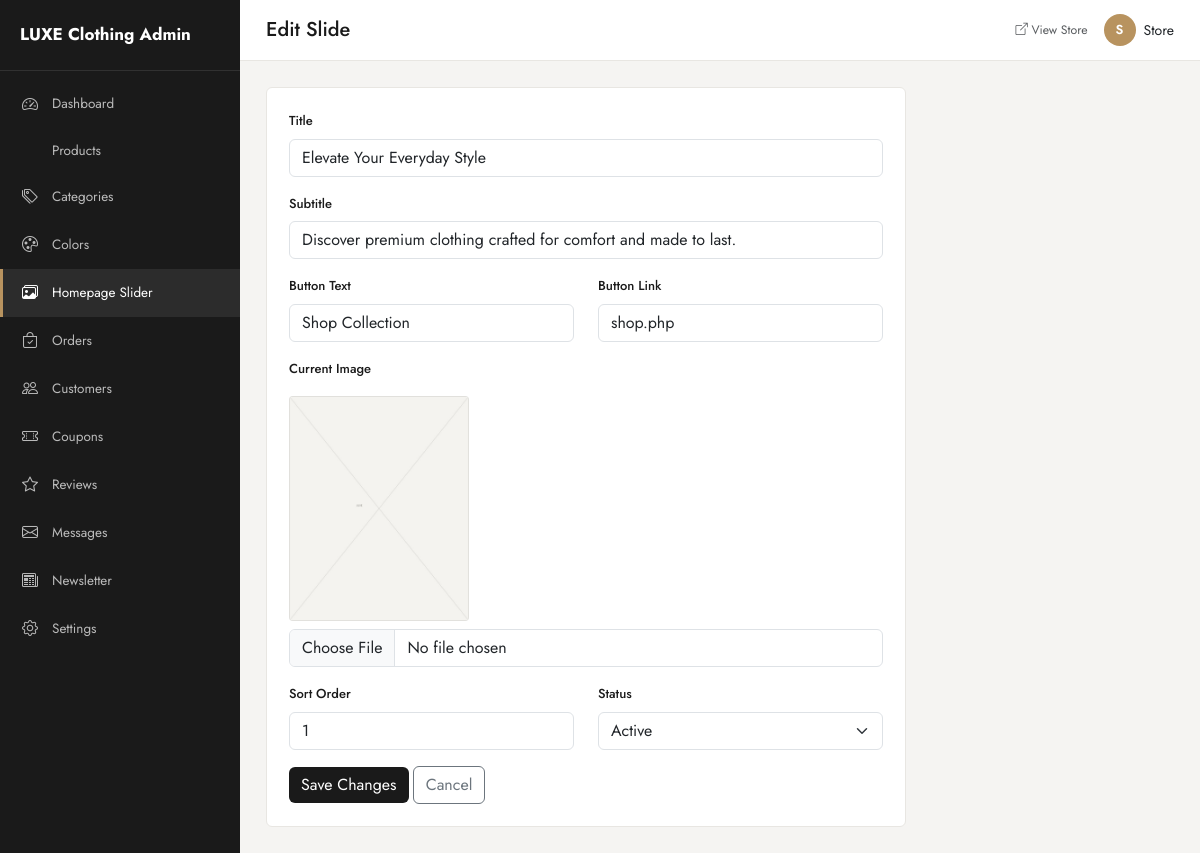
Page /admin/slider/edit.php?id=1 (signed in) on the committed database.
### tables this page shows
CREATE TABLE users (
    id INT AUTO_INCREMENT PRIMARY KEY,
    first_name VARCHAR(100) NOT NULL,
    last_name VARCHAR(100) NOT NULL,
    email VARCHAR(150) NOT NULL UNIQUE,
    password VARCHAR(255) NOT NULL,
    phone VARCHAR(30) DEFAULT NULL,
    address VARCHAR(255) DEFAULT NULL,
    city VARCHAR(100) DEFAULT NULL,
    role ENUM('customer','admin') NOT NULL DEFAULT 'customer',
    status ENUM('active','inactive') NOT NULL DEFAULT 'active',
    created_at DATETIME NOT NULL DEFAULT CURRENT_TIMESTAMP,
    INDEX idx_users_email (email),
    INDEX idx_users_role (role)
);

CREATE TABLE hero_slides (
    id INT AUTO_INCREMENT PRIMARY KEY,
    title VARCHAR(200) NOT NULL,
    subtitle VARCHAR(255) DEFAULT NULL,
    button_text VARCHAR(50) DEFAULT NULL,
    button_link VARCHAR(255) DEFAULT NULL,
    image VARCHAR(255) DEFAULT NULL,
    sort_order INT NOT NULL DEFAULT 0,
    status ENUM('active','inactive') NOT NULL DEFAULT 'active',
    created_at DATETIME NOT NULL DEFAULT CURRENT_TIMESTAMP
);

### includes/functions.php (called while the page is built, shortened)
<?php
require_once __DIR__ . '/../config/database.php';
function e(?string $value): string
{
    return htmlspecialchars($value ?? '', ENT_QUOTES, 'UTF-8');
}
function isLoggedIn(): bool
{
    return !empty($_SESSION['user_id']);
}
function currentUserId(): ?int
{
    return $_SESSION['user_id'] ?? null;
}
function currentUser(): ?array
{
    $stmt = getDB()->prepare('SELECT * FROM users WHERE id = ? LIMIT 1');
    $stmt->execute([currentUserId()]);
    $user = $stmt->fetch() ?: false;
    return $user ?: null;
}
function heroSlideImageUrl(?string $filename): string
{
    return UPLOAD_URL . '/slides/' . $filename;
}

### config/database.php (called while the page is built, shortened)
<?php
function getDB(): PDO
{
    static $pdo = null;
    if ($pdo === null) {
        $dsn = 'mysql:host=' . DB_HOST . ';dbname=' . DB_NAME . ';charset=' . DB_CHARSET;
        $options = [
            PDO::ATTR_ERRMODE            => PDO::ERRMODE_EXCEPTION,
            PDO::ATTR_DEFAULT_FETCH_MODE => PDO::FETCH_ASSOC,
            PDO::ATTR_EMULATE_PREPARES   => false,
        ];
        try {
            $pdo = new PDO($dsn, DB_USER, DB_PASS, $options);
        } catch (PDOException $e) {
            error_log('DB Connection Error: ' . $e->getMessage());
            http_response_code(500);
            die('A database error occurred. Please try again later.');
        }
    }
    return $pdo;
}

### admin/slider/edit.php (the view, shortened to what this page needs)
<?php
$pdo = getDB();
$id = (int)($_GET['id'] ?? 0);
$stmt = $pdo->prepare('SELECT * FROM hero_slides WHERE id = ?');
$stmt->execute([$id]);
$slide = $stmt->fetch();
$pageHeading = 'Edit Slide';
require_once __DIR__ . '/../includes/header.php';
?>
<div class="admin-card" style="max-width:640px;">
  <form method="POST" enctype="multipart/form-data">
    <div class="mb-3">
      <label class="form-label">Title</label>
      <input type="text" name="title" class="form-control" required value="<?= e($slide['title']) ?>">
    </div>
    <div class="mb-3">
      <label class="form-label">Subtitle</label>
      <input type="text" name="subtitle" class="form-control" value="<?= e($slide['subtitle']) ?>">
    </div>
    <div class="row">
      <div class="col-6 mb-3">
        <label class="form-label">Button Text</label>
        <input type="text" name="button_text" class="form-control" value="<?= e($slide['button_text']) ?>">
      </div>
      <div class="col-6 mb-3">
        <label class="form-label">Button Link</label>
        <input type="text" name="button_link" class="form-control" value="<?= e($slide['button_link']) ?>">
      </div>
    </div>
    <div class="mb-3">
      <label class="form-label">Current Image</label><br>
      <img src="<?= e(heroSlideImageUrl($slide['image'])) ?>" class="image-preview mb-2">
      <input type="file" name="image" class="form-control admin-image-input" data-preview="imgPreview" accept=".jpg,.jpeg,.png,.webp">
    </div>
    <div class="row">
      <div class="col-6 mb-3">
        <label class="form-label">Sort Order</label>
        <input type="number" name="sort_order" class="form-control" value="<?= e($slide['sort_order']) ?>">
      </div>
      <div class="col-6 mb-3">
        <label class="form-label">Status</label>
        <select name="status" class="form-select">
          <option value="active" <?= $slide['status']==='active'?'selected':'' ?>>Active</option>
        </select>
      </div>
    </div>
    <button class="btn btn-primary-admin">Save Changes</button>
    <a href="<?= BASE_URL ?>/admin/slider/index.php" class="btn btn-outline-secondary">Cancel</a>
  </form>
</div>
<?php require_once __DIR__ . '/../includes/footer.php'; ?>

### admin/includes/header.php (shortened to what this page needs)
<?php
$adminUser = currentUser();
?>
<!DOCTYPE html>
<html lang="en">
<head>
<link href="https://cdn.jsdelivr.net/npm/bootstrap@5.3.3/dist/css/bootstrap.min.css" rel="stylesheet">
<link href="https://cdn.jsdelivr.net/npm/bootstrap-icons@1.11.3/font/bootstrap-icons.css" rel="stylesheet">
<link rel="stylesheet" href="<?= BASE_URL ?>/admin/assets/css/admin.css">
</head>
<body>
<div id="toast-container" class="toast-container position-fixed top-0 end-0 p-3" style="z-index:1080"></div>
<div class="admin-wrapper">
  <?php include __DIR__ . '/sidebar.php'; ?>
  <div class="admin-main">
    <div class="admin-topbar d-flex justify-content-between align-items-center">
      <h5 class="mb-0 d-none d-lg-block"><?= e($pageHeading ?? 'Dashboard') ?></h5>
      <div class="d-flex align-items-center gap-3">
        <a href="<?= BASE_URL ?>/index.php" target="_blank" class="small text-muted"><i class="bi bi-box-arrow-up-right"></i> View Store</a>
        <div class="dropdown">
          <a href="#" class="d-flex align-items-center gap-2 text-dark" data-bs-toggle="dropdown">
            <div class="admin-avatar"><?= e(strtoupper(substr($adminUser['first_name'],0,1))) ?></div>
            <span class="d-none d-md-inline"><?= e($adminUser['first_name']) ?></span>
          </a>
        </div>
      </div>
    </div>
    <div class="admin-content">

### admin/assets/css/admin.css (style rules this page uses)
:root { --admin-ink: #1a1a1a; --admin-accent: #b8935f; --admin-bg: #f5f4f2; --admin-line: #e8e6e2; }
* { box-sizing: border-box; }
body { font-family: 'Jost', sans-serif; background: var(--admin-bg); color: var(--admin-ink); font-size: 14px; }
a { text-decoration: none; }
.admin-wrapper { display: flex; min-height: 100vh; }
.admin-main { margin-left: 240px; flex-grow: 1; min-width: 0; width: 100%; }
.admin-topbar { background: #fff; padding: 14px 26px; border-bottom: 1px solid var(--admin-line); position: sticky; top: 0; z-index: 900; }
.admin-content { padding: 26px; }
.admin-avatar { width: 32px; height: 32px; border-radius: 50%; background: var(--admin-accent); color: #fff; display: flex; align-items: center; justify-content: center; font-weight: 600; font-size: 13px; }
.admin-card { background: #fff; border-radius: 6px; border: 1px solid var(--admin-line); padding: 22px; }
.form-label { font-size: 13px; font-weight: 500; }
.btn-primary-admin { background: var(--admin-ink); color: #fff; border: none; }
.image-preview { width: 100%; max-width: 180px; border-radius: 4px; margin-top: 10px; }

### rows in the picture
users: first_name "S", first_name "Store"
hero_slides: title "Elevate Your Everyday Style", subtitle "Discover premium clothing crafted for comfort and made to last.", button_text "Shop Collection", button_link "shop.php", image (placeholder picture), sort_order "1", status "Active"

### other values in the picture
setting('store_name', 'LUXE') "LUXE Clothing"
$pageHeading "Edit Slide"
